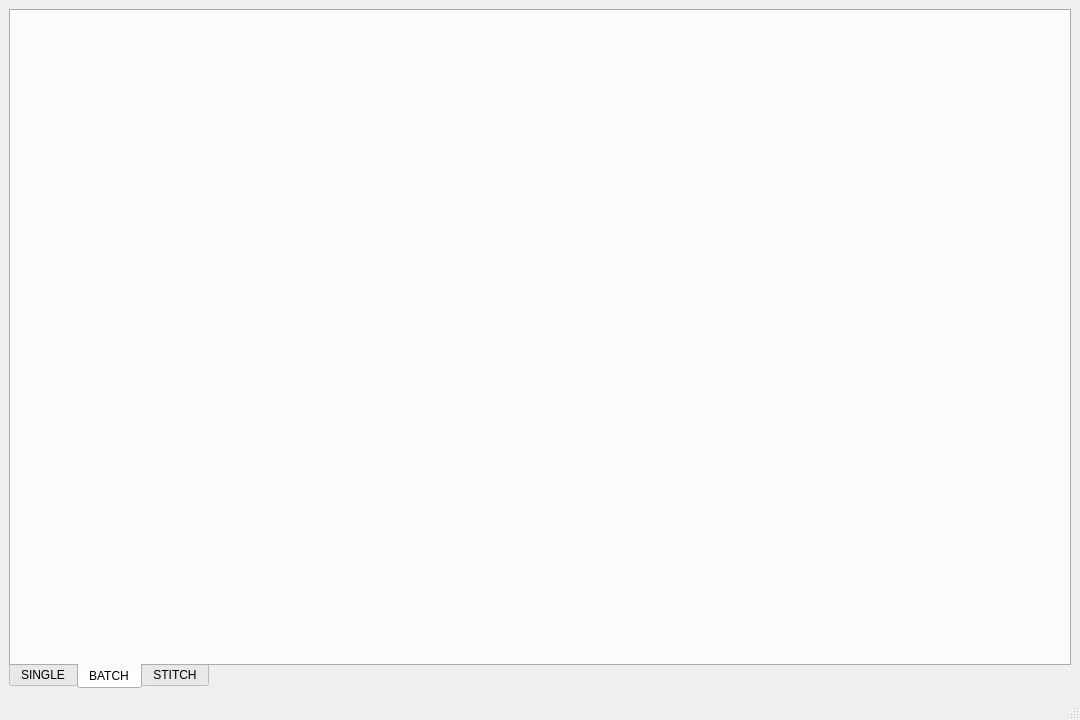
<?xml version="1.0" encoding="UTF-8"?>
<ui version="4.0">
 <class>MainWindow</class>
 <widget class="QMainWindow" name="MainWindow">
  <property name="geometry">
   <rect>
    <x>0</x>
    <y>0</y>
    <width>1080</width>
    <height>720</height>
   </rect>
  </property>
  <property name="baseSize">
   <size>
    <width>1080</width>
    <height>720</height>
   </size>
  </property>
  <property name="windowTitle">
   <string>MainWindow</string>
  </property>
  <widget class="QWidget" name="centralwidget">
   <layout class="QGridLayout" name="gridLayout">
    <item row="0" column="0">
     <widget class="QTabWidget" name="tabWidget">
      <property name="tabPosition">
       <enum>QTabWidget::TabPosition::South</enum>
      </property>
      <property name="currentIndex">
       <number>1</number>
      </property>
      <property name="documentMode">
       <bool>false</bool>
      </property>
      <widget class="SingleWindow" name="tab_Single">
       <attribute name="title">
        <string>SINGLE</string>
       </attribute>
      </widget>
      <widget class="BatchWindow" name="tab_Batch">
       <attribute name="title">
        <string>BATCH</string>
       </attribute>
      </widget>
      <widget class="StitchWindow" name="tab_Stitch">
       <attribute name="title">
        <string>STITCH</string>
       </attribute>
      </widget>
     </widget>
    </item>
   </layout>
  </widget>
  <widget class="QMenuBar" name="menubar">
   <property name="geometry">
    <rect>
     <x>0</x>
     <y>0</y>
     <width>1080</width>
     <height>33</height>
    </rect>
   </property>
  </widget>
  <widget class="QStatusBar" name="statusbar"/>
 </widget>
 <customwidgets>
  <customwidget>
   <class>StitchWindow</class>
   <extends>QWidget</extends>
   <header>stitch</header>
   <container>1</container>
  </customwidget>
  <customwidget>
   <class>SingleWindow</class>
   <extends>QWidget</extends>
   <header>single</header>
   <container>1</container>
  </customwidget>
  <customwidget>
   <class>BatchWindow</class>
   <extends>QWidget</extends>
   <header>batch</header>
   <container>1</container>
  </customwidget>
 </customwidgets>
 <resources/>
 <connections/>
</ui>
